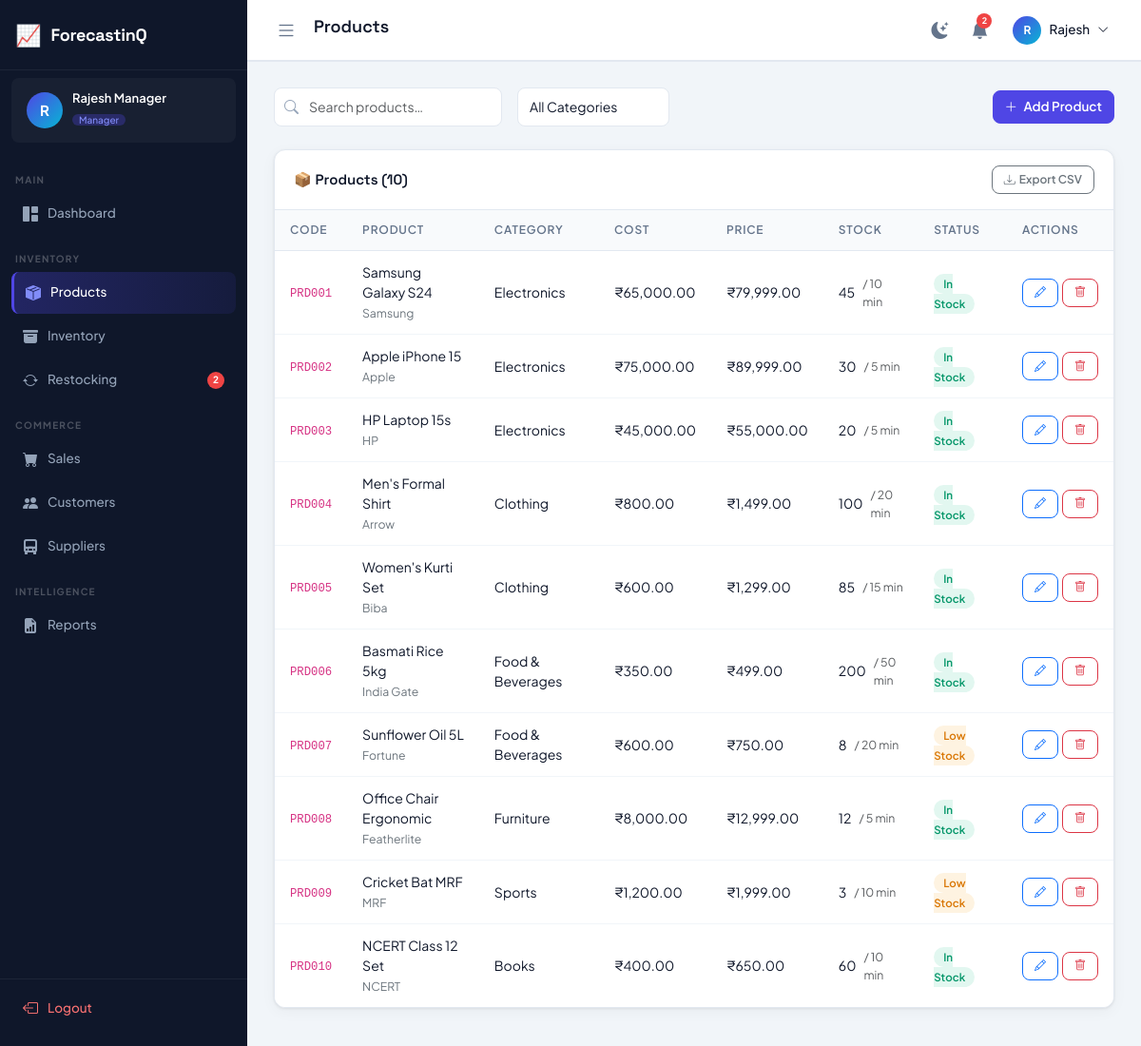
The app's page /products/ (signed in) with its own data.
### tables this page shows
CREATE TABLE products (
    id INTEGER PRIMARY KEY AUTOINCREMENT,
    product_code VARCHAR(20) UNIQUE NOT NULL,
    name VARCHAR(200) NOT NULL,
    category_id INTEGER,
    brand VARCHAR(100),
    supplier_id INTEGER,
    cost_price DECIMAL(12,2) NOT NULL DEFAULT 0.00,
    selling_price DECIMAL(12,2) NOT NULL DEFAULT 0.00,
    stock_quantity INTEGER DEFAULT 0,
    min_stock_level INTEGER DEFAULT 10,
    reorder_quantity INTEGER DEFAULT 50,
    image_path VARCHAR(255),
    description TEXT,
    status VARCHAR(20) DEFAULT 'active' CHECK(status IN ('active','inactive')),
    created_at TIMESTAMP DEFAULT CURRENT_TIMESTAMP,
    updated_at TIMESTAMP DEFAULT CURRENT_TIMESTAMP,
    FOREIGN KEY (category_id) REFERENCES categories(id) ON DELETE SET NULL,
    FOREIGN KEY (supplier_id) REFERENCES suppliers(id) ON DELETE SET NULL
);

CREATE TABLE categories (
    id INTEGER PRIMARY KEY AUTOINCREMENT,
    name VARCHAR(100) NOT NULL,
    description TEXT,
    created_at TIMESTAMP DEFAULT CURRENT_TIMESTAMP
);

### blueprints/products.py (the view, shortened to what this page needs)
@bp.route("/", methods=["GET", "POST"])
@login_required
def index():
    search = request.args.get("search", "").strip()
    cat_filter = int(request.args.get("category") or 0)
    page = max(1, int(request.args.get("page") or 1))
    per_page = 10
    offset = (page - 1) * per_page
    where = "WHERE p.status='active'"
    params = []
    if search:
        where += " AND p.name LIKE ?"
        params.append(f"%{search}%")
    if cat_filter:
        where += " AND p.category_id=?"
        params.append(cat_filter)
    total = dbFetchOne(f"SELECT COUNT(*) AS v FROM products p {where}", tuple(params))
    products = dbFetchAll(
        f"""SELECT p.*, c.name AS category_name, s.name AS supplier_name
            FROM products p
            LEFT JOIN categories c ON c.id=p.category_id
            LEFT JOIN suppliers s ON s.id=p.supplier_id
            {where} ORDER BY p.created_at DESC LIMIT ? OFFSET ?""",
        tuple(params) + (per_page, offset),
    )
    for p in products:
        if p["stock_quantity"] == 0:
            p["badge"], p["label"] = "badge-out-stock", "Out of Stock"
        elif p["stock_quantity"] <= p["min_stock_level"]:
            p["badge"], p["label"] = "badge-low-stock", "Low Stock"
        else:
            p["badge"], p["label"] = "badge-in-stock", "In Stock"
    categories = dbFetchAll("SELECT * FROM categories ORDER BY name")
    suppliers = dbFetchAll("SELECT * FROM suppliers WHERE status='active' ORDER BY name")
    total_pages = (total["v"] + per_page - 1) // per_page if total["v"] else 0
    return render_template(
        "products/index.html",
        page_title="Products", active_menu="products",
        products=products, categories=categories, suppliers=suppliers,
        total=total["v"], total_pages=total_pages, page=page,
        search=search, cat_filter=cat_filter,
    )

### db.py (called while the page is built)
def get_db():
    if "db" not in g:
        g.db = sqlite3.connect(current_app.config["DATABASE_PATH"])
        g.db.row_factory = sqlite3.Row
        g.db.execute("PRAGMA foreign_keys = ON")
    return g.db

def _row_to_dict(row):
    return dict(row) if row is not None else None

def dbFetchAll(sql, params=()):
    cur = get_db().execute(sql, params)
    return [dict(r) for r in cur.fetchall()]

def dbFetchOne(sql, params=()):
    cur = get_db().execute(sql, params)
    row = cur.fetchone()
    return _row_to_dict(row)

### utils.py (called while the page is built)
def is_logged_in() -> bool:
    return bool(session.get("user_id"))

def get_current_user() -> dict:
    return {
        "id": session.get("user_id", 0),
        "name": session.get("user_name", ""),
        "email": session.get("user_email", ""),
        "role": session.get("user_role", ""),
        "username": session.get("username", ""),
    }

def login_required(view):
    @wraps(view)
    def wrapped(*args, **kwargs):
        if not is_logged_in():
            return redirect(url_for("auth.login"))
        return view(*args, **kwargs)
    return wrapped

def generate_csrf() -> str:
    if "csrf_token" not in session:
        session["csrf_token"] = secrets.token_hex(32)
    return session["csrf_token"]

def format_currency(amount) -> str:
    try:
        return "\u20b9" + f"{float(amount):,.2f}"
    except (TypeError, ValueError):
        return "\u20b90.00"

def format_datetime(value) -> str:
    if not value:
        return ""
    dt = _to_datetime(value)
    return dt.strftime("%d %b %Y, %I:%M %p") if dt else str(value)

def _to_datetime(value):
    if isinstance(value, (datetime, date)):
        return value
    if not isinstance(value, str):
        return None
    for fmt in ("%Y-%m-%d %H:%M:%S", "%Y-%m-%d", "%Y-%m-%dT%H:%M:%S"):
        try:
            return datetime.strptime(value, fmt)
        except ValueError:
            continue
    return None

def get_unread_notifications():
    user = get_current_user()
    return dbFetchAll(
        "SELECT * FROM notifications WHERE user_id = ? AND is_read = 0 ORDER BY created_at DESC LIMIT 10",
        (user["id"],),
    )

def get_notification_count() -> int:
    user = get_current_user()
    row = dbFetchOne(
        "SELECT COUNT(*) AS cnt FROM notifications WHERE user_id = ? AND is_read = 0",
        (user["id"],),
    )
    return int(row["cnt"]) if row else 0

### templates/products/index.html (shortened to what this page needs)
{% extends "base.html" %}
{% block content %}
<div class="d-flex align-items-center justify-content-between mb-4 flex-wrap gap-3">
    <div class="d-flex align-items-center gap-3 flex-wrap">
        <div class="search-bar">
            <i class="bi bi-search"></i>
            <input type="text" id="searchInput" class="form-control" placeholder="Search products…" value="{{ search }}"/>
        </div>
        <select id="catFilter" class="form-select" style="width:160px;">
            <option value="0">All Categories</option>
        </select>
    </div>
    <button class="btn btn-primary" data-bs-toggle="modal" data-bs-target="#productModal" onclick="openAddModal()">
        <i class="bi bi-plus-lg me-1"></i> Add Product
    </button>
</div>
<div class="table-card">
    <div class="table-card-header">
        <span class="table-card-title">📦 Products ({{ total }})</span>
        {% if 'reports' in enabled %}<a href="{{ url_for('reports.export', type='products') }}" class="btn btn-sm btn-outline-secondary"><i class="bi bi-download me-1"></i>Export CSV</a>{% endif %}
    </div>
    <div class="table-responsive">
        <table class="table">
            <thead>
                <tr><th>Code</th><th>Product</th><th>Category</th><th>Cost</th><th>Price</th><th>Stock</th><th>Status</th><th>Actions</th></tr>
            </thead>
            <tbody>
            {% if not products %}
            <tr><td colspan="8"><div class="empty-state"><i class="bi bi-box-seam"></i><p>No products found.</p></div></td></tr>
            {% else %}
            {% for p in products %}
            <tr>
                <td><code>{{ p.product_code }}</code></td>
                <td>
                    <div class="fw-600">{{ p.name }}</div>
                    <small class="text-secondary">{{ p.brand or '' }}</small>
                </td>
                <td>{{ p.category_name or '—' }}</td>
                <td>{{ fmt_currency(p.cost_price) }}</td>
                <td class="fw-600">{{ fmt_currency(p.selling_price) }}</td>
                <td>
                    <div class="d-flex align-items-center gap-2">
                        <span class="fw-600">{{ p.stock_quantity }}</span>
                        <small class="text-muted">/ {{ p.min_stock_level }} min</small>
                    </div>
                </td>
                <td><span class="badge-status {{ p.badge }}">{{ p.label }}</span></td>
                <td>
                    <div class="d-flex gap-1">
                        <button class="btn btn-sm btn-outline-primary" onclick='editProduct({{ p|tojson }})' title="Edit">
                            <i class="bi bi-pencil"></i>
                        </button>
                        <form method="POST" class="d-inline">
                            <button type="submit" class="btn btn-sm btn-outline-danger" data-confirm="Delete '{{ p.name }}'?" title="Delete">
                                <i class="bi bi-trash"></i>
                            </button>
                        </form>
                    </div>
                </td>
            </tr>
            {% endfor %}
            {% endif %}
            </tbody>
        </table>
    </div>
</div>
{% endblock %}

### static/css/app.css (style rules this page uses)
:root { --primary: #4f46e5; --primary-dark: #3730a3; --primary-light: #818cf8; --accent: #06b6d4; --success: #10b981; --warning: #f59e0b; --danger: #ef4444; --info: #3b82f6; --bg: #f1f5f9; --surface: #ffffff; --surface-2: #f8fafc; --border: #e2e8f0; --border-light: #f1f5f9; --text-primary: #0f172a; --text-secondary:#64748b; --text-muted: #94a3b8; --sidebar-bg: #0f172a; --sidebar-text: #94a3b8; --sidebar-active:#4f46e5; --sidebar-hover: rgba(255,255,255,0.07); --sidebar-width: 260px; --topbar-bg: #ffffff; --topbar-height: 64px; --radius: 12px; --radius-sm: 8px; --radius-lg: 16px; --shadow: 0 1px 3px rgba(0,0,0,0.08), 0 4px 16px rgba(0,0,0,0.04); --shadow-md: 0 4px 24px rgba(0,0,0,0.10); --font-main: 'Plus Jakarta Sans', sans-serif; --font-head: 'Space Grotesk', sans-serif; --transition: 0.22s cubic-bezier(0.4,0,0.2,1); }
*, *::before, *::after { box-sizing: border-box; margin: 0; padding: 0; }
html { scroll-behavior: smooth; }
body { font-family: var(--font-main); background: var(--bg); color: var(--text-primary); display: flex; min-height: 100vh; overflow-x: hidden; transition: background var(--transition), color var(--transition); }
.table-card { background: var(--surface); border: 1px solid var(--border); border-radius: var(--radius); box-shadow: var(--shadow); overflow: hidden; }
.table-card-header { display: flex; align-items: center; justify-content: space-between; padding: 16px 20px; border-bottom: 1px solid var(--border); flex-wrap: wrap; gap: 10px; }
.table-card-title { font-family: var(--font-head); font-size: 15px; font-weight: 600; color: var(--text-primary); }
.table { margin: 0; }
.table thead th { background: var(--surface-2); color: var(--text-secondary); font-size: 12px; font-weight: 600; text-transform: uppercase; letter-spacing: 0.8px; padding: 12px 16px; border-bottom: 1px solid var(--border); border-top: none; }
.table tbody td { padding: 12px 16px; font-size: 14px; color: var(--text-primary); vertical-align: middle; border-bottom: 1px solid var(--border-light); }
.table tbody tr:last-child td { border-bottom: none; }
.badge-status { padding: 3px 10px; border-radius: 20px; font-size: 11.5px; font-weight: 600; }
.badge-in-stock { background: rgba(16,185,129,0.12); color: #059669; }
.badge-low-stock { background: rgba(245,158,11,0.12); color: #d97706; }
.form-control, .form-select { background: var(--surface); border: 1px solid var(--border); color: var(--text-primary); border-radius: var(--radius-sm); padding: 9px 12px; font-size: 14px; font-family: var(--font-main); transition: border-color var(--transition), box-shadow var(--transition); }
.btn { border-radius: var(--radius-sm); font-weight: 600; font-family: var(--font-main); font-size: 13.5px; transition: all var(--transition); }
.btn-primary { background: var(--primary); border-color: var(--primary); }
.btn-sm { font-size: 12px; padding: 5px 12px; }
.search-bar { position: relative; display: inline-block; }
.search-bar input { padding-left: 36px; width: 240px; }
.search-bar i { position: absolute; left: 11px; top: 50%; transform: translateY(-50%); color: var(--text-muted); font-size: 15px; }

### records on screen
products: product_code "PRD001", name "Samsung Galaxy S24", brand "Samsung", name "Electronics", cost_price "₹65,000.00", selling_price "₹79,999.00", stock_quantity "45", min_stock_level "10", label "In Stock"
products: product_code "PRD002", name "Apple iPhone 15", brand "Apple", name "Electronics", cost_price "₹75,000.00", selling_price "₹89,999.00", stock_quantity "30", min_stock_level "5", label "In Stock"
products: product_code "PRD003", name "HP Laptop 15s", brand "HP", name "Electronics", cost_price "₹45,000.00", selling_price "₹55,000.00", stock_quantity "20", min_stock_level "5", label "In Stock"
products: product_code "PRD004", name "Men's Formal Shirt", brand "Arrow", name "Clothing", cost_price "₹800.00", selling_price "₹1,499.00", stock_quantity "100", min_stock_level "20", label "In Stock"
products: product_code "PRD005", name "Women's Kurti Set", brand "Biba", name "Clothing", cost_price "₹600.00", selling_price "₹1,299.00", stock_quantity "85", min_stock_level "15", label "In Stock"
products: product_code "PRD006", name "Basmati Rice 5kg", brand "India Gate", name "Food & Beverages", cost_price "₹350.00", selling_price "₹499.00", stock_quantity "200", min_stock_level "50", label "In Stock"
products: product_code "PRD007", name "Sunflower Oil 5L", brand "Fortune", name "Food & Beverages", cost_price "₹600.00", selling_price "₹750.00", stock_quantity "8", min_stock_level "20", label "Low Stock"
products: product_code "PRD008", name "Office Chair Ergonomic", brand "Featherlite", name "Furniture", cost_price "₹8,000.00", selling_price "₹12,999.00", stock_quantity "12", min_stock_level "5", label "In Stock"
products: product_code "PRD009", name "Cricket Bat MRF", brand "MRF", name "Sports", cost_price "₹1,200.00", selling_price "₹1,999.00", stock_quantity "3", min_stock_level "10", label "Low Stock"
products: product_code "PRD010", name "NCERT Class 12 Set", brand "NCERT", name "Books", cost_price "₹400.00", selling_price "₹650.00", stock_quantity "60", min_stock_level "10", label "In Stock"

### other values on screen
{{ app_name }} "ForecastinQ"
{{ (current_user.name or '?')[0]|upper }} "R"
{{ current_user.name }} "Rajesh Manager"
{{ current_user.role|capitalize }} "Manager"
{{ low_stock_count }} "2"
{{ page_title|default('Dashboard') }} "Products"
{{ notif_count }} "2"
{{ current_user.name.split(' ')[0] if current_user.name else '' }} "Rajesh"
{{ total }} "10"
